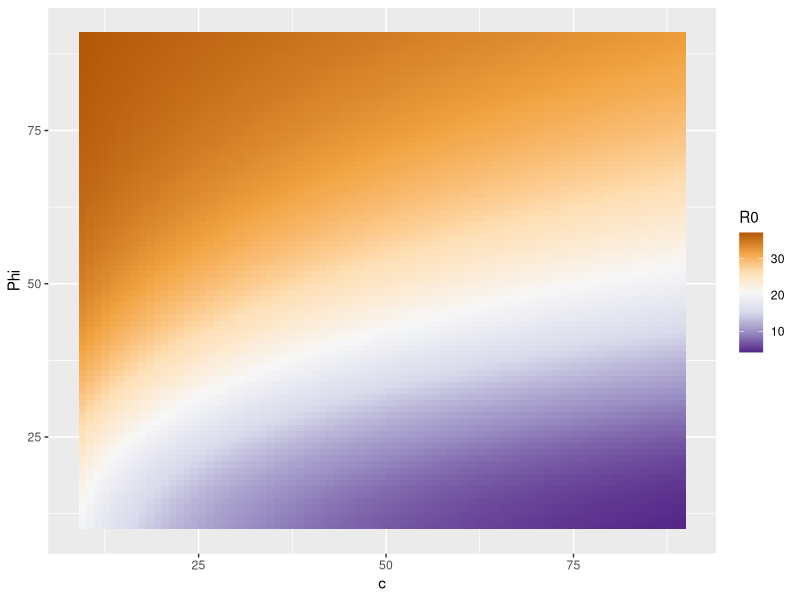

Write the R code that produced this figure.
## ---- chunk 1
hill <- function (c, phi, A){
  m = 3
  hill = c*(A)^m / (phi^m + A^m)
  
  return (hill)
}


R0_c <- function (c, phi){
  
  p = 8
  beta = 5*10^(-5)
  T0 = 10^6
  alpha = 1
  
  constant <- p*beta*T0/alpha
  d = 5
  tot = 50
  f = 0.5
  
  R0_c = constant*1/(d + hill(c, phi, f*tot) + hill(50, 50, (1-f)*tot))
  
  return(R0_c)
}


out <- matrix(nrow = 81, ncol = 81)

C <- c(seq(10,90, by=1))
P <- c(seq(10,90, by=1))

for(i in 1:81){
  for(j in 1:81){
    out[[i,j]] <- R0_c(C[i], P[j])
  }
}
## ---- chunk 2
library(ggplot2)

R0 <- c()
for(i in 1:81){
  for(j in 1:81){
      R0 <- append(R0, out[[i, j]])
  }
}

c <- c()
for(i in 10:90){
  c = append(c, rep(i, 81))
}

Phi <- c(rep(seq(10,90,by=1),81))

xmin <- c()
for(i in 9:89){
  xmin = append(xmin, rep(i, 81))
}

xmax <- c()
for(i in 10:90){
  xmax = append(xmax, rep(i, 81))
}

ymin <- c(rep(seq(10,90,by=1), 81))
ymax <- c(rep(seq(11,91, by = 1), 81))

r <- as.data.frame(cbind(c, Phi, R0, xmin, xmax, ymin, ymax))
r


ggplot(r, aes(c, Phi, fill= R0)) + 
  geom_rect(aes(xmin = xmin, xmax = xmax, ymin = ymin, ymax = ymax))+
  scale_fill_distiller(palette = "PuOr")
